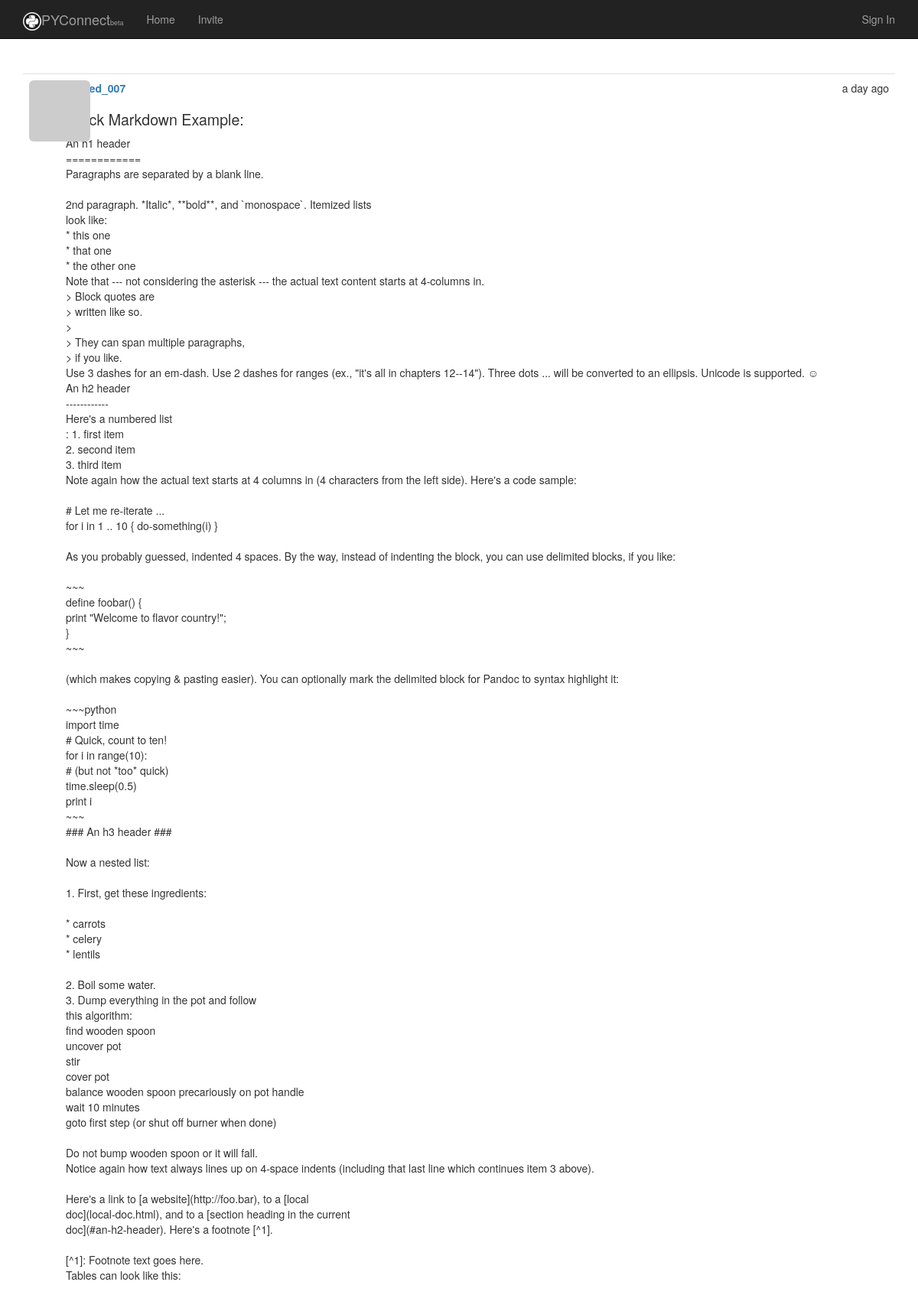
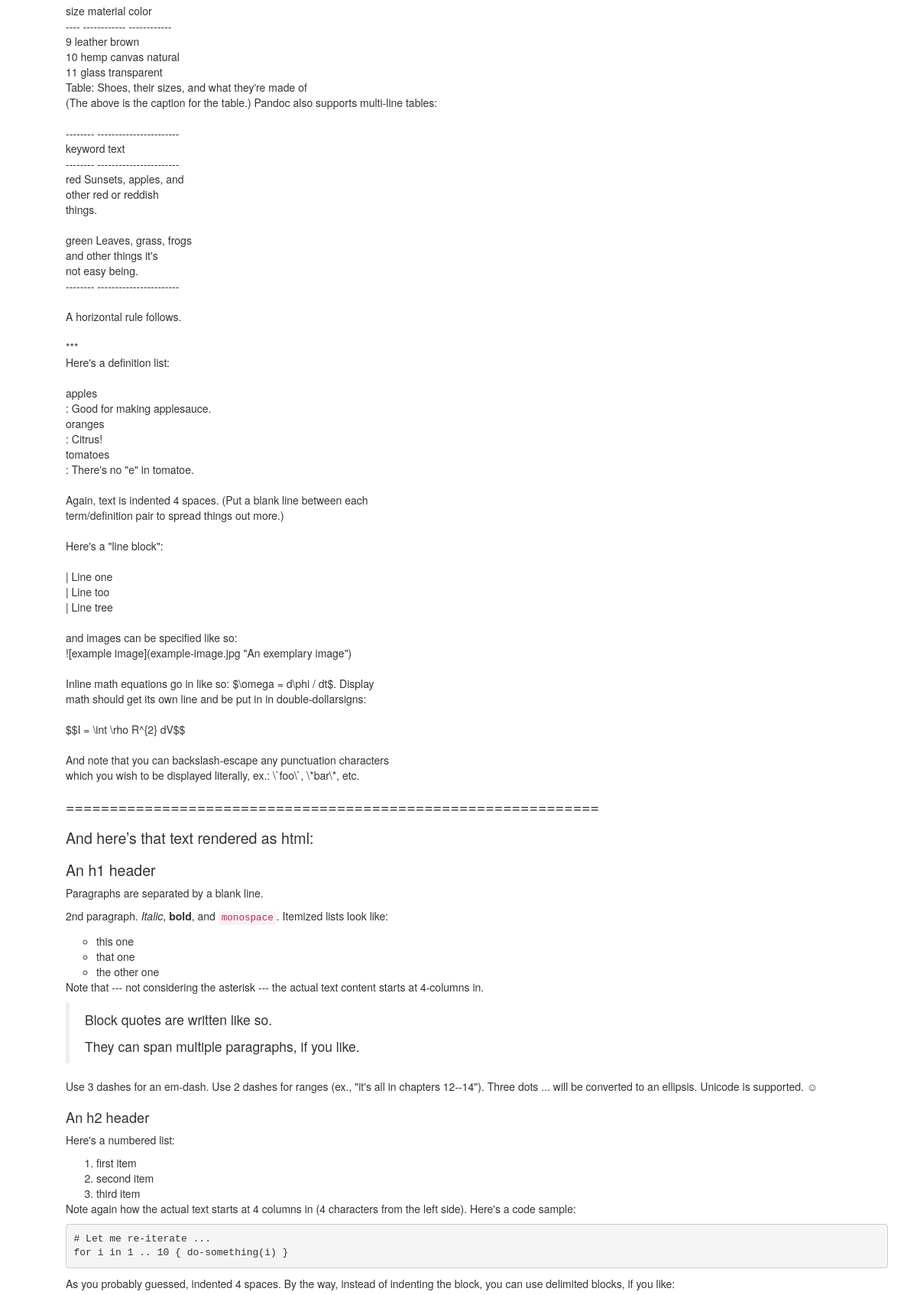
Page /post/112 (upper part) on the committed database (2 pictures, top to bottom).
### app/models.py (models this page shows, shortened)
class Post(UserMixin, db.Model):
    __tablename__ = 'posts'
    id = db.Column(db.Integer, primary_key=True)
    body = db.Column(db.Text)
    body_html = db.Column(db.Text)
    timestamp = db.Column(db.DateTime, index=True, default=datetime.utcnow)
    author_id = db.Column(db.Integer, db.ForeignKey('users.id'))
    views = db.Column(db.Integer)
    comments = db.relationship('Comment', backref='post', lazy='dynamic')

class User(UserMixin, db.Model):
    __tablename__ = 'users'          # Table names should be plural.
    id = db.Column(db.Integer, primary_key=True)
    email = db.Column(db.String(64), unique=True, index=True)
    username = db.Column(db.String(64), unique=True, index=True)
    password_hash = db.Column(db.String)
    role_id = db.Column(db.Integer, db.ForeignKey('roles.id'))
    confirmed = db.Column(db.Boolean, default=False)
    location = db.Column(db.String(64))
    name = db.Column(db.String(64))
    about_me = db.Column(db.Text)
    member_since = db.Column(db.DateTime(), default=datetime.utcnow)
    last_seen = db.Column(db.DateTime(), default=datetime.utcnow)
    avatar_hash = db.Column(db.String(32))
    posts = db.relationship('Post', backref='author', lazy='dynamic')
    comments = db.relationship('Comment', backref='author', lazy='dynamic')
    '''
    These are the people who follow me
    '''
    followed = db.relationship(
        'Follow',
        foreign_keys=[Follow.follower_id],
        backref=db.backref('follower', lazy='joined'),
        lazy='dynamic',
        cascade='all, delete-orphan')
    '''
    These are people whome I follow
    '''
    followers = db.relationship(
        'Follow',
        foreign_keys=[Follow.followed_id],
        backref=db.backref('followed', lazy='joined'),
        lazy='dynamic',
        cascade='all, delete-orphan'
    )
    @property
    def password(self):
        raise AttributeError('Password is not a readable attribute')
    '''
    The ping method is called every time the request for user is received, by using before_app_request hook
    '''
    def ping(self):
        self.last_seen = datetime.utcnow()
        db.session.add(self)
    '''
    User avatar creation
    '''
    def gravatar(self, size=100, default='identicon', rating='g'):
        if request.is_secure:
            url = 'https://secure.gravatar.com/avatar'
        else:
            url = 'http://www.gravatar.com/avatar'
        hash = self.avatar_hash or  hashlib.md5(self.email.encode('utf-8')).hexdigest()
        return '{url}/{hash}?s={size}&d={default}&r={rating}'.format(url=url, size=size, default=default, rating=rating, hash=hash)
    def follow(self, user):
        if not self.is_following(user):
            f = Follow(follower=self, followed=user)
            db.session.add(f)
    '''
    This method is introduced to correct the values of DB to follow a user to itself
    '''

### app/main/views.py (the view, shortened to what this page needs)
@main.route('/post/<int:id>', methods=['GET', 'POST'])
def post(id):
    post = Post.query.get_or_404(id)
    if post.views is None:
        post.views = 1
    else:
        post.views = int(post.views) + 1
    form = CommentForm()
    page = request.args.get('page', 1, type=int)
    if page == -1:
        page = (post.comments.count() - 1) / \
            current_app.config['FLASK_COMMENTS_PER_PAGE'] + 1
    pagination = post.comments.order_by(Comment.timestamp.asc()).paginate(
        page, per_page=current_app.config['FLASK_COMMENTS_PER_PAGE'],
        error_out=False)
    comments = pagination.items
    return render_template('post.html', posts=[post], form=form, comments=comments, pagination=pagination, endpoint='.post')

### app/auth/views.py (called while the page is built)
@auth.before_app_request
def before_request():
    if current_user.is_authenticated():
        current_user.ping()
        if not current_user.confirmed and request.endpoint[:5] != 'auth.':
            return redirect(url_for('auth.unconfirmed'))

### app/main/__init__.py (called while the page is built)
@main.app_context_processor
def inject_permission():
    return dict(Permission=Permission)

### app/models.py (called while the page is built)
    def can(self, permissions):
        return False

    def is_administrator(self):
        return False

### app/templates/post.html (shortened to what this page needs)
{% extends 'base.html' %}
{% import "bootstrap/wtf.html" as wtf %}
{% import '_macros.html' as macros %}
{% block page_content %}
     {% include '_posts.html' %}
{% endblock %}

### app/templates/_posts.html (shortened to what this page needs)
<ul class="posts">
        {% for post in posts %}
            <li class="post">
                <div class="post-thumbnail">
                   <a href="{{ url_for('.user', username=post.author.username) }}">
                <img class="img-rounded profile-thumbnail" src="{{ post.author.gravatar(size=40) }}">
            </a>
                </div>
                <div class="post-content">
                    <div class="post-date">{{ moment(post.timestamp).fromNow() }}</div>
                    <div class="post-author">
                        <a href="{{ url_for('.user', username=post.author.username) }}">
                            {{ post.author.username}}
                        </a>
                    </div>
                    <div  class="post-body {% if  endpoint != '.post' %}sample{% endif %}">
                    {% if post.body_html %}
                        {{ post.body_html | safe }}
                    {% else %}
                        {{ post.body | safe }}
                    {% endif %}
                    </div>
                </div>
            </li>
        {%  endfor %}
    </ul>

### app/static/styles.css (style rules this page uses)
.profile-thumbnail { position: absolute; }
ul.posts { list-style-type: none; padding: 0px; margin: 16px 0px 0px 0px; border-top: 1px solid #e0e0e0; }
ul.posts li.post { padding: 8px; border-bottom: 1px solid #e0e0e0; }
div.post-date { float: right; }
div.post-author { font-weight: bold; }
div.post-thumbnail { position: absolute; }
div.post-content { margin-left: 48px; min-height: 48px; }
.post-body h1 { font-size: 140%; }
.post-body h2 { font-size: 130%; }

### rows in the picture
Post: timestamp "a day ago", author.username "sayyed_007", body_html "Quick Markdown Example: An h1 header ============ Paragraphs are separated by a blank line. 2nd paragraph. *Italic*, **bold**, and `monospace`. Itemized lists look like: * this one * that one * the other one Note that --- not considering the asterisk --- the actual text content starts at 4-columns in. > Block quotes are > written like so. > > They can span multiple paragraphs, > if you like. Use 3 dashes for an em-dash. Use 2 dashes for ranges (ex., \"it's all in chapters 12--14\"). Three dots ... will be converted to an ellipsis. Unicode is supported. ☺ An h2 header ------------ Here's a numbered list : 1. first item 2. second item 3. third item Note again how the actual text starts at 4…"
